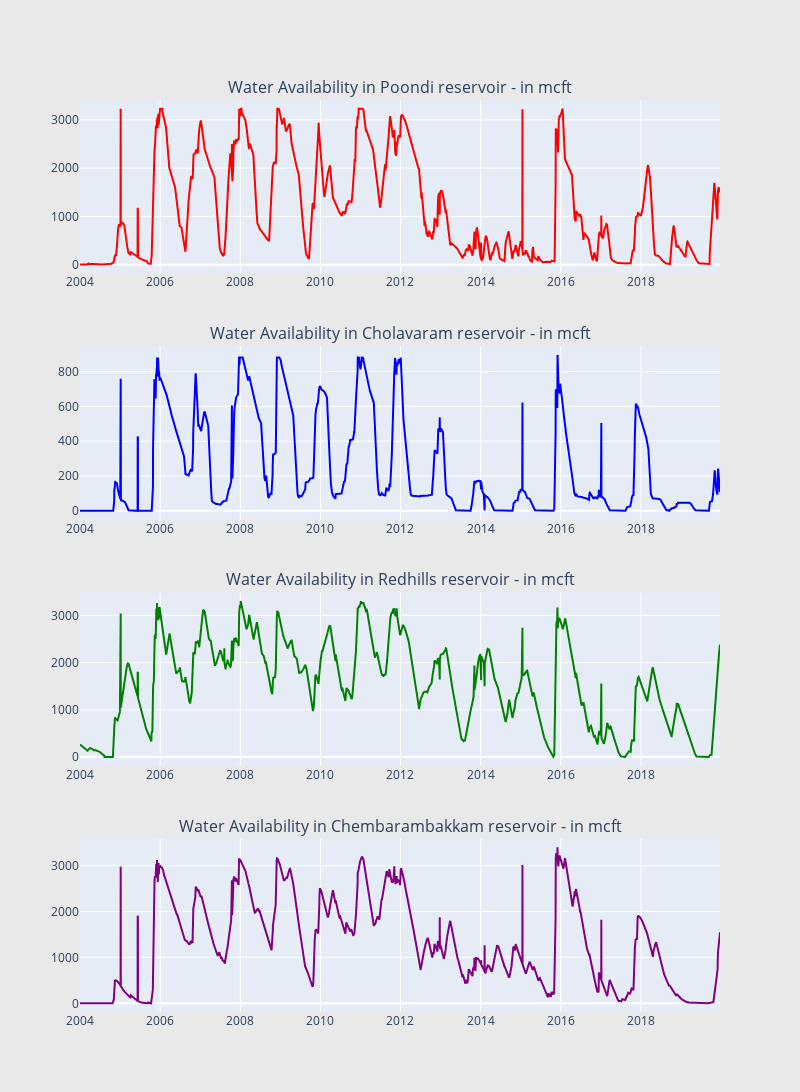

Notebook source saved alongside this figure:
### Markdown cell above
## Find out and compare the water levels of the 4 major resoviours over a period of time

### Code cell
import datetime

def scatter_plot(cnt_srs, color):
    trace = go.Scatter(
        x=cnt_srs.index[::-1],
        y=cnt_srs.values[::-1],
        showlegend=False,
        marker=dict(
            color=color,
        ),
    )
    return trace

cnt_srs = df["POONDI"]
cnt_srs.index = df["Date"]
trace1 = scatter_plot(cnt_srs, 'red')

cnt_srs = df["CHOLAVARAM"]
cnt_srs.index = df["Date"]
trace2 = scatter_plot(cnt_srs, 'blue')

cnt_srs = df["REDHILLS"]
cnt_srs.index = df["Date"]
trace3 = scatter_plot(cnt_srs, 'green')

cnt_srs = df["CHEMBARAMBAKKAM"]
cnt_srs.index = df["Date"]
trace4 = scatter_plot(cnt_srs, 'purple')

subtitles = ["Water Availability in Poondi reservoir - in mcft",
             "Water Availability in Cholavaram reservoir - in mcft",
             "Water Availability in Redhills reservoir - in mcft",
             "Water Availability in Chembarambakkam reservoir - in mcft"
            ]
fig = tools.make_subplots(rows=4, cols=1, vertical_spacing=0.08,
                          subplot_titles=subtitles)
fig.append_trace(trace1, 1, 1)
fig.append_trace(trace2, 2, 1)
fig.append_trace(trace3, 3, 1)
fig.append_trace(trace4, 4, 1)
fig['layout'].update(height=1200, width=800, paper_bgcolor='rgb(233,233,233)')
py.iplot(fig, filename='h2o-plots')

### Figure 1 — Plotly figure (JSON) as saved in the notebook; plotly's stock layout.template omitted (floating-point values rounded to 4 significant figures; data arrays with more than 128 entries replaced by an {"elided": "..."} marker saying what was removed)
{"data": [{"marker": {"color": "red"}, "showlegend": false, "type": "scatter", "x": {"elided": "5836 str values"}, "xaxis": "x", "y": {"elided": "5836 float values"}, "yaxis": "y"}, {"marker": {"color": "blue"}, "showlegend": false, "type": "scatter", "x": {"elided": "5836 str values"}, "xaxis": "x2", "y": {"elided": "5836 float values"}, "yaxis": "y2"}, {"marker": {"color": "green"}, "showlegend": false, "type": "scatter", "x": {"elided": "5836 str values"}, "xaxis": "x3", "y": {"elided": "5836 float values"}, "yaxis": "y3"}, {"marker": {"color": "purple"}, "showlegend": false, "type": "scatter", "x": {"elided": "5836 str values"}, "xaxis": "x4", "y": {"elided": "5836 float values"}, "yaxis": "y4"}], "layout": {"annotations": [{"font": {"size": 16}, "showarrow": false, "text": "Water Availability in Poondi reservoir - in mcft", "x": 0.5, "xanchor": "center", "xref": "paper", "y": 1, "yanchor": "bottom", "yref": "paper"}, {"font": {"size": 16}, "showarrow": false, "text": "Water Availability in Cholavaram reservoir - in mcft", "x": 0.5, "xanchor": "center", "xref": "paper", "y": 0.73, "yanchor": "bottom", "yref": "paper"}, {"font": {"size": 16}, "showarrow": false, "text": "Water Availability in Redhills reservoir - in mcft", "x": 0.5, "xanchor": "center", "xref": "paper", "y": 0.46, "yanchor": "bottom", "yref": "paper"}, {"font": {"size": 16}, "showarrow": false, "text": "Water Availability in Chembarambakkam reservoir - in mcft", "x": 0.5, "xanchor": "center", "xref": "paper", "y": 0.19, "yanchor": "bottom", "yref": "paper"}], "height": 1200, "paper_bgcolor": "rgb(233,233,233)", "width": 800, "xaxis": {"anchor": "y", "domain": [0, 1]}, "xaxis2": {"anchor": "y2", "domain": [0, 1]}, "xaxis3": {"anchor": "y3", "domain": [0, 1]}, "xaxis4": {"anchor": "y4", "domain": [0, 1]}, "yaxis": {"anchor": "x", "domain": [0.81, 1]}, "yaxis2": {"anchor": "x2", "domain": [0.54, 0.73]}, "yaxis3": {"anchor": "x3", "domain": [0.27, 0.46]}, "yaxis4": {"anchor": "x4", "domain": [0, 0.19]}}}
